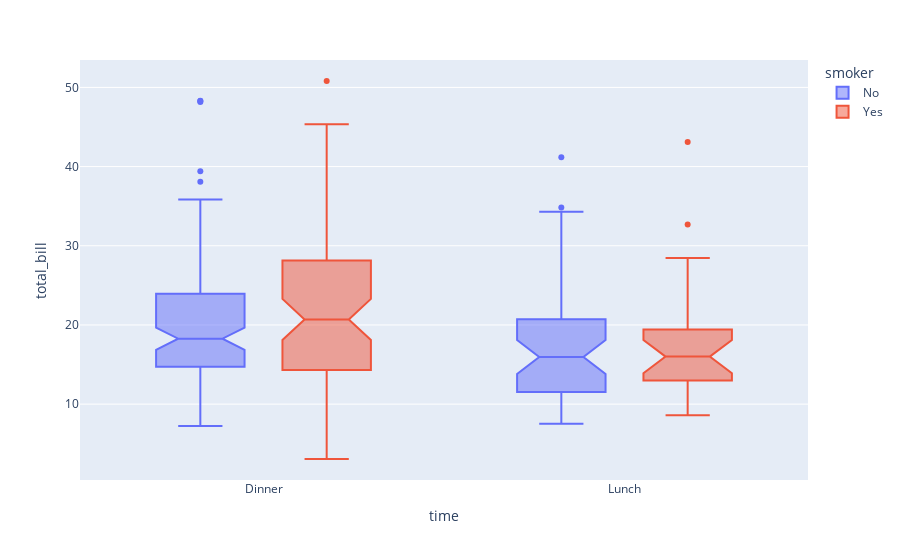

Notebook source saved alongside this figure:
### Markdown cell above
## plotly.express box plot => attributes 
x, y , color, notched=True, points="outliers"(all,False) 

update_traces(quartilemethod="exclusive") #linear, inclusive

### Code cell
df = px.data.tips()
fig = px.box(df, x="time", y="total_bill" , points="outliers" , color="smoker",notched=True) # used notched shape)
fig.update_traces(quartilemethod="exclusive")
fig.show()

### Figure 1 — Plotly figure (JSON) as saved in the notebook; plotly's stock layout.template omitted (floating-point values rounded to 4 significant figures; data arrays with more than 128 entries replaced by an {"elided": "..."} marker saying what was removed)
{"data": [{"alignmentgroup": "True", "boxpoints": "outliers", "hovertemplate": "smoker=No<br>time=%{x}<br>total_bill=%{y}<extra></extra>", "legendgroup": "No", "marker": {"color": "#636efa"}, "name": "No", "notched": true, "offsetgroup": "No", "orientation": "v", "quartilemethod": "exclusive", "showlegend": true, "type": "box", "x": {"elided": "151 str values"}, "x0": " ", "xaxis": "x", "y": {"elided": "151 float values"}, "y0": " ", "yaxis": "y"}, {"alignmentgroup": "True", "boxpoints": "outliers", "hovertemplate": "smoker=Yes<br>time=%{x}<br>total_bill=%{y}<extra></extra>", "legendgroup": "Yes", "marker": {"color": "#EF553B"}, "name": "Yes", "notched": true, "offsetgroup": "Yes", "orientation": "v", "quartilemethod": "exclusive", "showlegend": true, "type": "box", "x": ["Dinner", "Dinner", "Dinner", "Dinner", "Dinner", "Dinner", "Dinner", "Dinner", "Dinner", "Dinner", "Dinner", "Lunch", "Lunch", "Dinner", "Dinner", "Dinner", "Dinner", "Dinner", "Dinner", "Dinner", "Dinner", "Dinner", "Dinner", "Dinner", "Dinner", "Dinner", "Dinner", "Dinner", "Lunch", "Dinner", "Dinner", "Dinner", "Dinner", "Dinner", "Dinner", "Dinner", "Dinner", "Dinner", "Dinner", "Dinner", "Dinner", "Dinner", "Dinner", "Dinner", "Dinner", "Dinner", "Dinner", "Dinner", "Dinner", "Dinner", "Dinner", "Dinner", "Lunch", "Lunch", "Lunch", "Lunch", "Lunch", "Lunch", "Lunch", "Lunch", "Lunch", "Lunch", "Lunch", "Lunch", "Lunch", "Lunch", "Dinner", "Dinner", "Dinner", "Dinner", "Dinner", "Dinner", "Dinner", "Dinner", "Dinner", "Dinner", "Dinner", "Dinner", "Dinner", "Lunch", "Lunch", "Lunch", "Lunch", "Lunch", "Lunch", "Dinner", "Dinner", "Dinner", "Dinner", "Dinner", "Dinner", "Dinner", "Dinner"], "x0": " ", "xaxis": "x", "y": [38.01, 11.24, 20.29, 13.81, 11.02, 18.29, 3.07, 15.01, 26.86, 25.28, 17.92, 19.44, 32.68, 28.97, 5.75, 16.32, 40.17, 27.28, 12.03, 21.01, 11.35, 15.38, 44.3, 22.42, 15.36, 20.49, 25.21, 14.31, 16, 17.51, 10.59, 10.63, 50.81, 15.81, 7.25, 31.85, 16.82, 32.9, 17.89, 14.48, 9.6, 34.63, 34.65, 23.33, 45.35, 23.17, 40.55, 20.9, 30.46, 18.15, 23.1, 15.69, 19.81, 28.44, 15.48, 16.58, 10.34, 43.11, 13, 13.51, 18.71, 12.74, 13, 16.4, 20.53, 16.47, 26.59, 38.73, 24.27, 12.76, 30.06, 25.89, 13.27, 28.17, 12.9, 28.15, 11.59, 7.74, 30.14, 12.16, 13.42, 8.58, 13.42, 16.27, 10.09, 22.12, 24.01, 15.69, 15.53, 12.6, 32.83, 27.18, 22.67], "y0": " ", "yaxis": "y"}], "layout": {"boxmode": "group", "legend": {"title": {"text": "smoker"}, "tracegroupgap": 0}, "margin": {"t": 60}, "xaxis": {"anchor": "y", "domain": [0, 1], "title": {"text": "time"}}, "yaxis": {"anchor": "x", "domain": [0, 1], "title": {"text": "total_bill"}}}}
